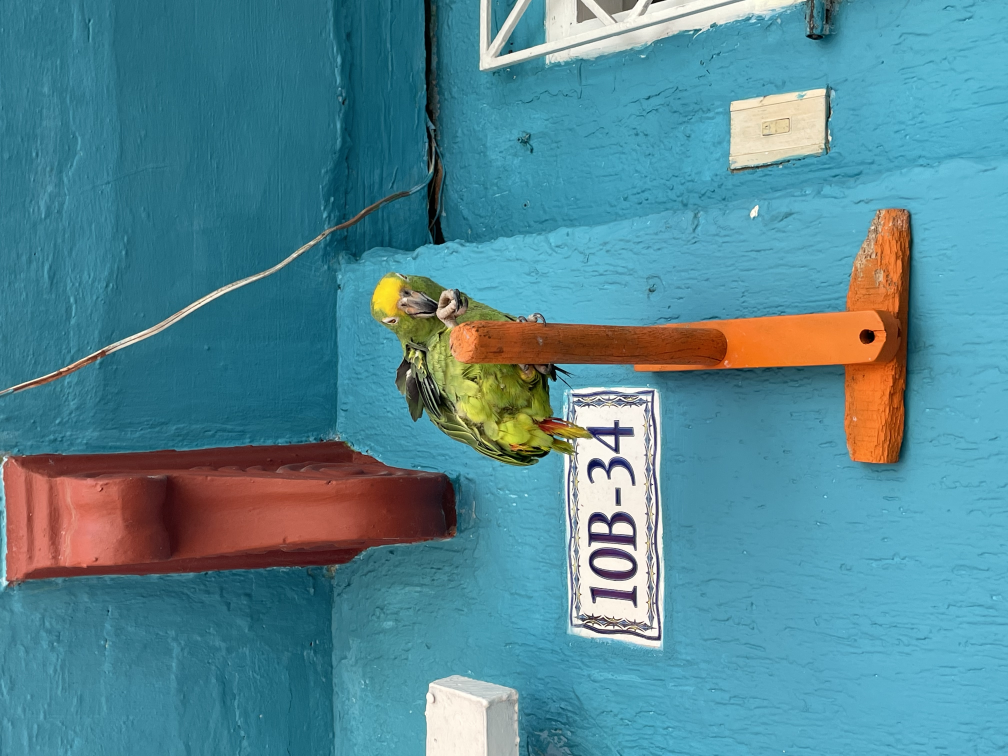
#> input picture gbsv_mc2/data/parrot_IMG_2719.jpg, 4032 x 3024 px, found by its file name (shown at 1/4 size)
$ jupyter execute gbsv_day_02.ipynb
#> lines starting #> are read from the running program, lines starting #| are printed output that depends on the picture; after the words box and inside, x2 and y2 are one past the last pixel; in counts of white or black regions, pixels touching at a corner belong together
# Task: Augmentation

**Student Name:** Sébastien Bagdasarianz
**Country:** Colombia
**Semester term:** HS26

[cell 1]
from pathlib import Path

_WORKSPACE_ROOT = next(
    (
        parent
        for parent in (Path.cwd(), *Path.cwd().parents)
        if (parent / "gbsv_mc2" / "data").is_dir()
    ),
    None,
)
if _WORKSPACE_ROOT is None:
    raise FileNotFoundError("Could not locate gbsv_mc2/data from the current directory")
DATA_DIR = _WORKSPACE_ROOT / "gbsv_mc2" / "data"

## Day 1 – Data & Domain

### Use Case
*Focus: domain and application context*

<span style="background-color: #eeeeee;">*Guidelines: Describe a realistic and application scenario in which the targeted signal or image processing task plays a critical role. Clearly specify the domain, the system in which the signal or image is measured or processed, and the practical objective of this system. Explain who relies on the signal or image and for what type of decision-making or analysis. Briefly explain why this use case is particularly relevant for your selected country. Justify your choice based on economic, environmental, societal, technological, or geographic factors. Write your use case as a short, focused paragraph (1-3 sentences).*</span>

In the context of citizen-science biodiversity monitoring and wildlife-trafficking reports in Colombia, images of parrots are taken by members of the public with smartphone cameras and uploaded to platforms with automatic species recognition (e.g. iNaturalist, eBird).
These images are used by ornithologists and environmental authorities to map urban parrot occurrences and to flag native Amazon parrots kept as pets, which is illegal for wild-caught native birds.
This use case is particularly relevant for Colombia because it has the richest avifauna in the world (more than 1,900 bird species), and native parrots such as the Yellow-crowned Amazon are commonly taken from the wild and kept in households, including in Cartagena.

### Problem Statement
*Focus: technical vulnerability*

<span style="background-color: #eeeeee;">*Guidelines: Formulate a clear and technically precise problem statement. Explicitly refer to the signal or image processing task under investigation and identify the specific technical risk or limitation associated with it. Describe what may go wrong if an approach, method, or parameter is chosen or applied inadequately. Explain why this technical vulnerability is critical within your selected use case. Write your problem statement as a short, focused paragraph (1–3 sentences).*</span>

This project addresses the problem of making automatic parrot species recognition robust to the degradations of hand-held smartphone photos taken in Colombian streets.
If the training images are only sharp, well-exposed photos, motion blur (bird or hand moving during the exposure) and sensor noise (small phone sensor in shaded streets) can soften or mask the yellow crown patch that separates *Amazona ochrocephala* from other green Amazon parrots, leading to misidentified or unidentified reports.
Preserving the colour boundary of the crown patch is essential for reliable species identification in this use case.

### Experimental Objective
*Focus: investigation goal at the conceptual level.*

<span style="background-color: #eeeeee;">*Guidelines: Clearly state what you intend to understand or demonstrate in relation to your use case. Formulate your objective at a conceptual level without describing specific methods, algorithms, or implementation details. The objective should explain what aspect of signal or image behavior you aim to analyze and why this analysis is important for your application. Write your objective as a short, focused paragraph (1–2 sentences).*</span>

The objective of this project is to investigate how realistic motion blur and sensor noise change the appearance of the diagnostic crown patch of an Amazon parrot, in order to understand which degradation levels still keep the species feature recognisable and are therefore meaningful as training augmentations.

### Data Definition, Source, and Visualization
*Focus: data characteristics, data source, and visual inspection.*

<span style="background-color: #eeeeee;">*Guidelines: Describe a representative one-dimensional signal or two-dimensional image suitable for your use case. Briefly explain its physical origin, how it is acquired, its unit of measurement, and the key characteristics relevant to your investigation. Specify the exact dataset name and repository or institution from which the data originate, and justify why this source is appropriate. Write 3-5 concise sentences.*</span>

The selected image is an own photograph of a Yellow-crowned Amazon (*Amazona ochrocephala*, identified by plumage, not expert-verified) perched on an orange wooden stand in front of a turquoise house wall with the address tile "10B-34" in Cartagena, Bolívar.
It was taken on 11 February 2023 with an iPhone 12 (wide camera, focal length 4.2 mm), converted from HEIC to JPEG (quality 95) and has 3024 × 4032 px, 8-bit sRGB; intensities are normalised to [0, 1] (dimensionless).
Its relevant characteristics are the sharp, saturated yellow crown patch on a green head, the fine feather texture, and the low existing noise level, which together make it a clean reference for controlled degradation.
The data are own work (Sébastien Bagdasarianz, CC BY 4.0) and are appropriate because they show exactly the type of street-level phone photo of a Colombian parrot that citizen-science platforms receive, with the diagnostic feature clearly visible.

<span style="background-color: #eeeeee;">*Guideline: Visualize a representative excerpt of your signal or a relevant region of your image. If the data are audio-based, additionally provide a playable audio segment. All visualizations must include clearly labeled axes and the correct units.*</span>

[cell 2]
import matplotlib.pyplot as plt
import numpy as np
from matplotlib.patches import Rectangle
from PIL import Image, ImageOps
from scipy import ndimage as ndi

image_path = DATA_DIR / "parrot_IMG_2719.jpg"
raw = Image.open(image_path)
#> raw is the input picture: PIL image 4032x3024 RGB; mean R, G, B 83.8, 136.1, 148.4
exif = raw.getexif()
parrot = np.asarray(ImageOps.exif_transpose(raw).convert("RGB"), dtype=float) / 255.0
height, width, _ = parrot.shape


def luminance(rgb):
    return rgb @ np.array([0.299, 0.587, 0.114])


# Crown = saturated yellow: high red and green, low blue (thresholds read from the RGB values of the patch).
red, green, blue = parrot[..., 0], parrot[..., 1], parrot[..., 2]
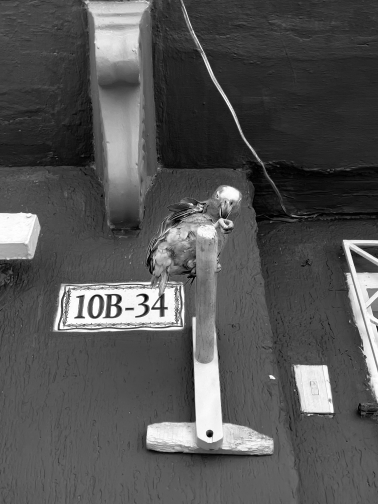
#> red: shape (4032, 3024) float64 (shown at 1/8 size); min 0, max 1, mean 0.329
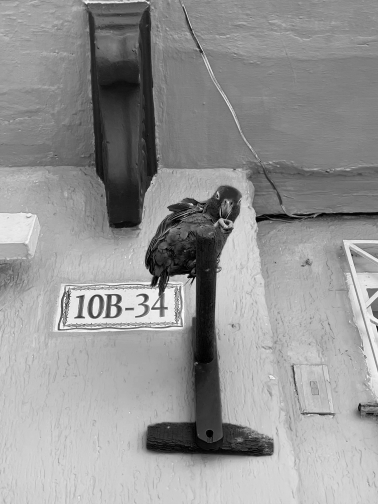
#> blue: shape (4032, 3024) float64 (shown at 1/8 size); min 0, max 1, mean 0.582
yellow = (red > 0.75) & (green > 0.65) & (blue < 0.35) & (red > 0.95 * green)
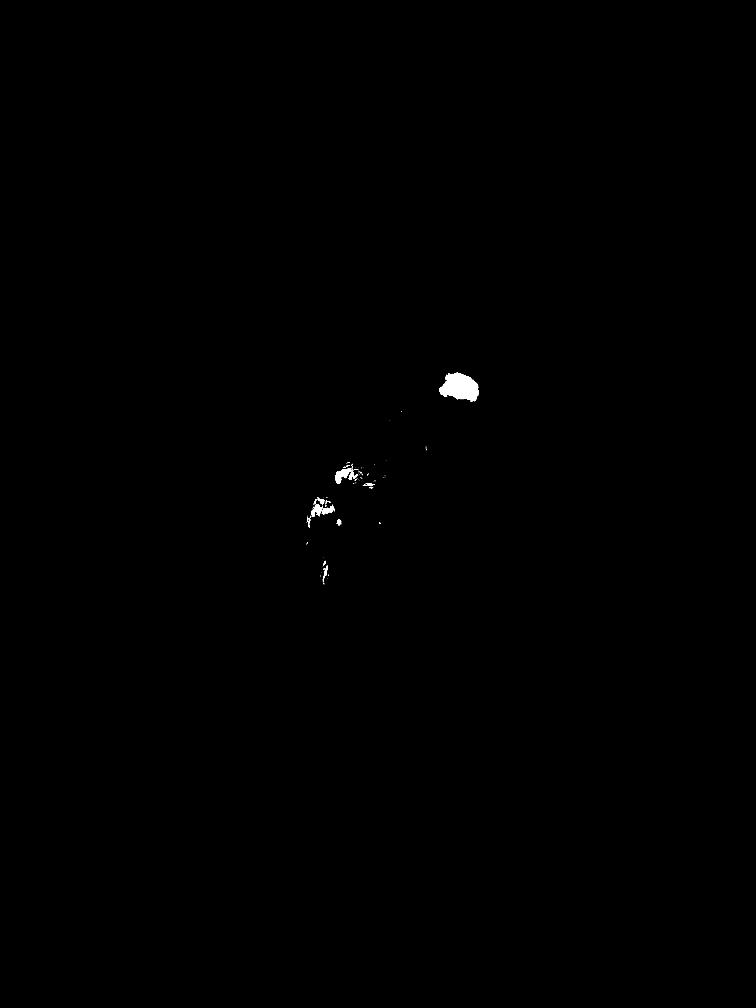
#> yellow: shape (4032, 3024) bool (shown at 1/4 size); 0.15% white; 110 white regions (92 under 20 px), largest, box (x1, y1, x2, y2) and area: (1756, 1490, 1914, 1606) 12194, (1340, 1869, 1412, 1935) 1797, (1245, 2018, 1291, 2067) 1177
labels, n_labels = ndi.label(yellow)
#> labels: shape (4032, 3024) int32; 185 distinct labels, from 0 to 184
#> n_labels = 184
crown_label = np.argmax(ndi.sum(yellow, labels, range(1, n_labels + 1))) + 1
#> crown_label = 3
crown_mask = labels == crown_label
#> crown_mask: shape (4032, 3024) bool; 0.1% white; 1 white region, box (x1, y1, x2, y2) and area: (1756, 1492, 1914, 1606) 12173
rows, cols = np.nonzero(crown_mask)
#> rows = 12173 values from 1492 to 1605; cols = 12173 values, max 1913 at index 8241, min 1756 at index 6697, mean 1839.9
crown_width = cols.max() - cols.min() + 1
#> crown_width = 158
crown_height = rows.max() - rows.min() + 1
#> crown_height = 114

ROI_MARGIN = 40
roi = (rows.min() - ROI_MARGIN, rows.max() + ROI_MARGIN + 1, cols.min() - ROI_MARGIN, cols.max() + ROI_MARGIN + 1)
#> roi = (1452, 1646, 1716, 1954)

plumage = (green > 1.05 * red) & (green > 1.3 * blue) & (green > 0.35)
#> plumage: shape (4032, 3024) bool; 0.66% white; 458 white regions (384 under 20 px), largest, box (x1, y1, x2, y2) and area: (1582, 1527, 1738, 1779) 11000, (1732, 1825, 1848, 2042) 9267, (1409, 1705, 1680, 1822) 9224
ring = ndi.binary_dilation(crown_mask, iterations=40) & ~ndi.binary_dilation(crown_mask, iterations=10) & plumage
#> ring: shape (4032, 3024) bool; 0.01% white; 17 white regions (12 under 20 px), largest, box (x1, y1, x2, y2) and area: (1741, 1484, 1815, 1520) 625, (1909, 1542, 1934, 1609) 421, (1881, 1633, 1908, 1646) 164, (1716, 1542, 1730, 1567) 131, (1764, 1528, 1770, 1536) 29
lum = luminance(parrot)
#> in luminance, `return rgb @ np.array([0.299, 0.587, 0.114])`:
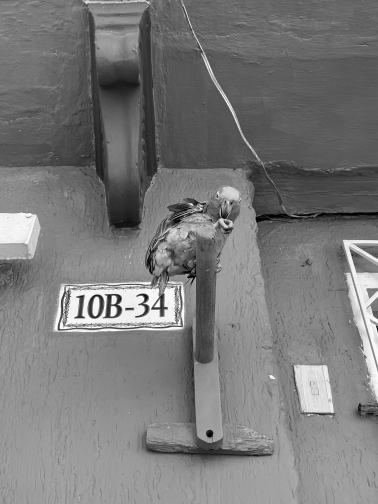
#> returned value: shape (4032, 3024) float64 (shown at 1/8 size); min 0, max 1, mean 0.478
crown_lum = lum[crown_mask].mean()
#> crown_lum = 0.798
plumage_lum = lum[ring].mean()
#> plumage_lum = 0.542
delta_lum = crown_lum - plumage_lum
#> delta_lum = 0.255

wall = lum[300:600, 2400:2800]
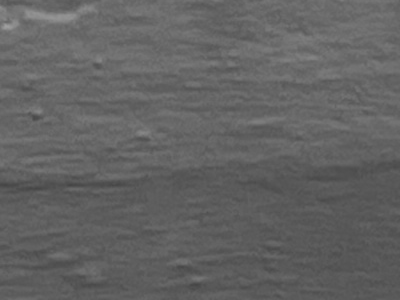
#> wall: shape (300, 400) float64; min 0.274, max 0.628, mean 0.39
noise_estimate = (wall - ndi.gaussian_filter(wall, 3)).std()
#> noise_estimate = 0.014

print(f"File: {image_path.name} | Camera: {exif.get(271)} {exif.get(272)} | Taken: {exif.get(306)} (local time, Cartagena)")
#| File: parrot_IMG_2719.jpg | Camera: Apple iPhone 12 | Taken: 2023:02:11 12:08:40 (local time, Cartagena)
print(f"Image size: {width} x {height} px, 3 channels, intensities normalized to [0, 1]")
#| Image size: 3024 x 4032 px, 3 channels, intensities normalized to [0, 1]
print(f"Crown patch: {crown_mask.sum()} px, bounding box {crown_width} x {crown_height} px (width x height)")
#| Crown patch: 12173 px, bounding box 158 x 114 px (width x height)
print(f"Luminance: crown {crown_lum:.3f}, surrounding green plumage {plumage_lum:.3f}, step dY = {delta_lum:.3f}")
#| Luminance: crown 0.798, surrounding green plumage 0.542, step dY = 0.255
print(f"High-pass std on flat wall (upper bound of existing noise): {noise_estimate:.4f}")
#| High-pass std on flat wall (upper bound of existing noise): 0.0140

centre_row = int(rows.mean())
#> centre_row = 1548
profile_cols = np.arange(roi[2], roi[3])

fig, axes = plt.subplots(1, 3, figsize=(15, 6), gridspec_kw={"width_ratios": [1, 1, 1.3]})
axes[0].imshow(parrot)
axes[0].add_patch(Rectangle((roi[2], roi[0]), roi[3] - roi[2], roi[1] - roi[0], fill=False, edgecolor="red", linewidth=2))
axes[0].set_title("Full image with crown ROI (red)", fontweight="bold")
axes[0].set_xlabel("x [px]")
axes[0].set_ylabel("y [px]")
axes[1].imshow(parrot[roi[0]:roi[1], roi[2]:roi[3]], extent=(roi[2], roi[3], roi[1], roi[0]))
axes[1].contour(np.arange(roi[2], roi[3]), np.arange(roi[0], roi[1]), crown_mask[roi[0]:roi[1], roi[2]:roi[3]], levels=[0.5], colors="red", linewidths=1)
axes[1].axhline(centre_row, color="white", linestyle="--", linewidth=1)
axes[1].set_title("Crown ROI, detected patch outline", fontweight="bold")
axes[1].set_xlabel("x [px]")
axes[1].set_ylabel("y [px]")
axes[2].plot(profile_cols, lum[centre_row, roi[2]:roi[3]], color="black", linewidth=1)
axes[2].axhline(crown_lum, color="goldenrod", linestyle=":", label=f"crown mean {crown_lum:.2f}")
axes[2].axhline(plumage_lum, color="green", linestyle=":", label=f"plumage mean {plumage_lum:.2f}")
axes[2].axvspan(cols.min(), cols.max(), color="gold", alpha=0.15, label=f"crown width {crown_width} px")
axes[2].set_title(f"Luminance profile along y = {centre_row} px (white line)", fontweight="bold")
axes[2].set_xlabel("x [px]")
axes[2].set_ylabel("Luminance Y [0-1]")
axes[2].legend(loc="lower center", fontsize=9)
axes[2].grid(alpha=0.3)
plt.tight_layout()
plt.show()
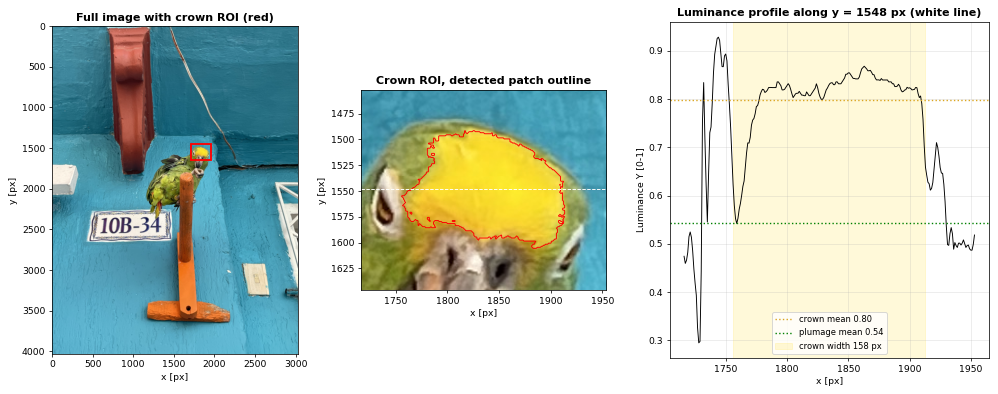
#> figure drawn by matplotlib, 3 panels; panel 3: curve peaks at x = 1744, y = 0.929

$ run again, with gbsv_mc2/data/church_IMG_2649.jpg copied over gbsv_mc2/data/parrot_IMG_2719.jpg
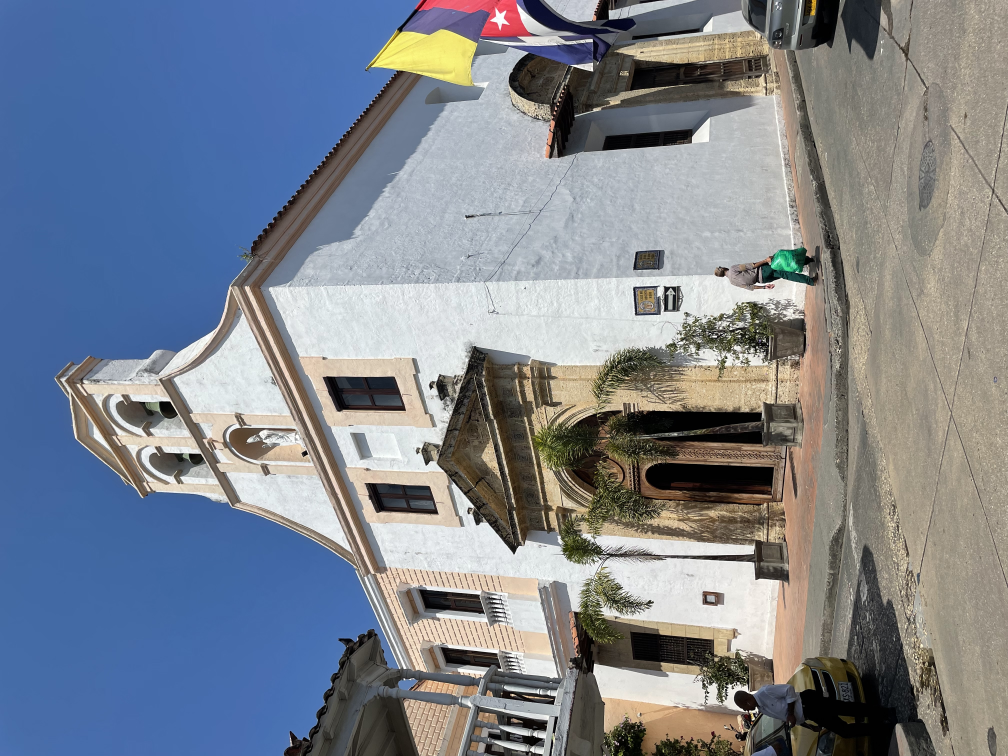
#> input picture gbsv_mc2/data/church_IMG_2649.jpg, 4032 x 3024 px, found by its file name (shown at 1/4 size)
#> raw is the input picture: PIL image 4032x3024 RGB; mean R, G, B 125, 131.8, 142.6
#> `parrot = np.asarray(ImageOps.exif_transpose(raw).convert("RGB"), dtype..`:
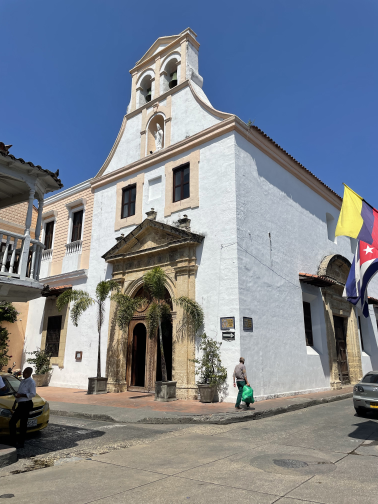
#> parrot: shape (4032, 3024, 3) float64 (shown at 1/8 size); mean R, G, B 0.49, 0.517, 0.559
#> `red, green, blue = parrot[..., 0], parrot[..., 1], parrot[..., 2]`:
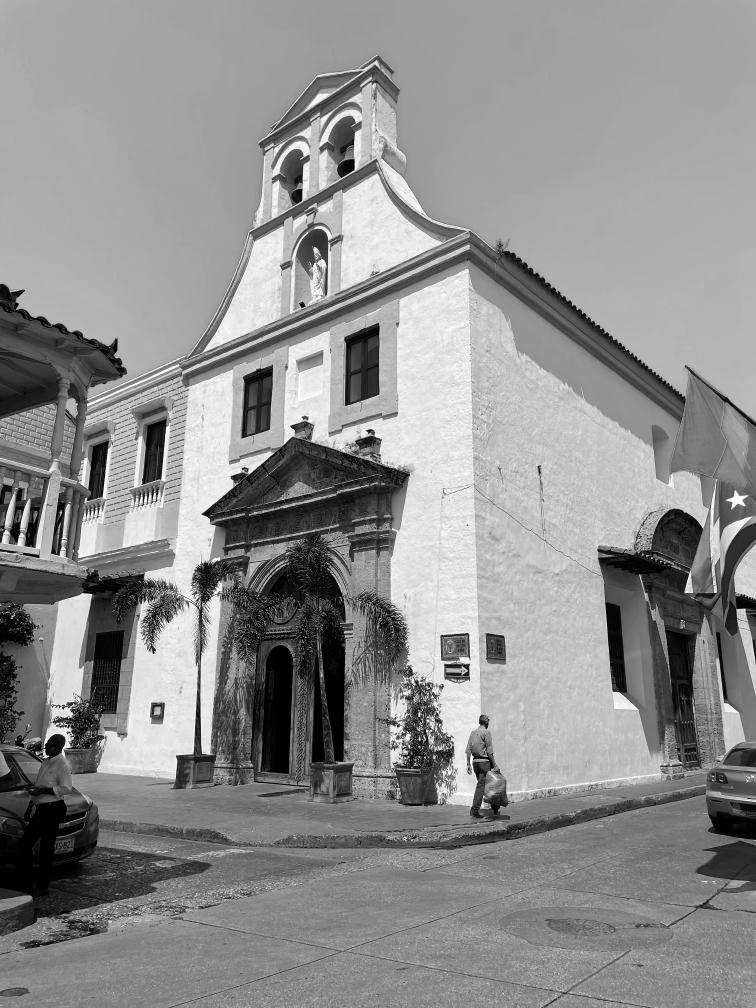
#> blue: shape (4032, 3024) float64 (shown at 1/4 size); min 0, max 1, mean 0.559
#> yellow: shape (4032, 3024) bool; 0.01% white in thin lines or dots, all inside (x1, y1, x2, y2) = (2703, 1487, 3024, 3264)
#> labels: shape (4032, 3024) int32; 192 distinct labels, from 0 to 191
#> n_labels = 191
#> crown_label = 188
#> crown_mask: shape (4032, 3024) bool; 0% white; 1 white region, box (x1, y1, x2, y2) and area: (2964, 3244, 3024, 3264) 408
#> rows = 408 values from 3244 to 3263; cols = 408 values, max 3023 at index 78, min 2964 at index 8, mean 2993.3
#> crown_width = 60
#> crown_height = 20
#> roi = (3204, 3304, 2924, 3064)
#> plumage: shape (4032, 3024) bool; 0.06% white; 568 white regions (548 under 20 px), largest, box (x1, y1, x2, y2) and area: (1937, 3088, 2021, 3195) 4739, (1228, 2218, 1241, 2253) 184, (0, 2471, 18, 2490) 131
#> ring: shape (4032, 3024) bool; every value is 0
#> crown_lum = 0.695
#> plumage_lum = nan
#> noise_estimate = 0.000564
#| File: parrot_IMG_2719.jpg | Camera: Apple iPhone 12 | Taken: 2023:02:09 11:40:39 (local time, Cartagena)
#| Image size: 3024 x 4032 px, 3 channels, intensities normalized to [0, 1]
#| Crown patch: 408 px, bounding box 60 x 20 px (width x height)
#| Luminance: crown 0.695, surrounding green plumage nan, step dY = nan
#| High-pass std on flat wall (upper bound of existing noise): 0.0006
#> centre_row = 3253
